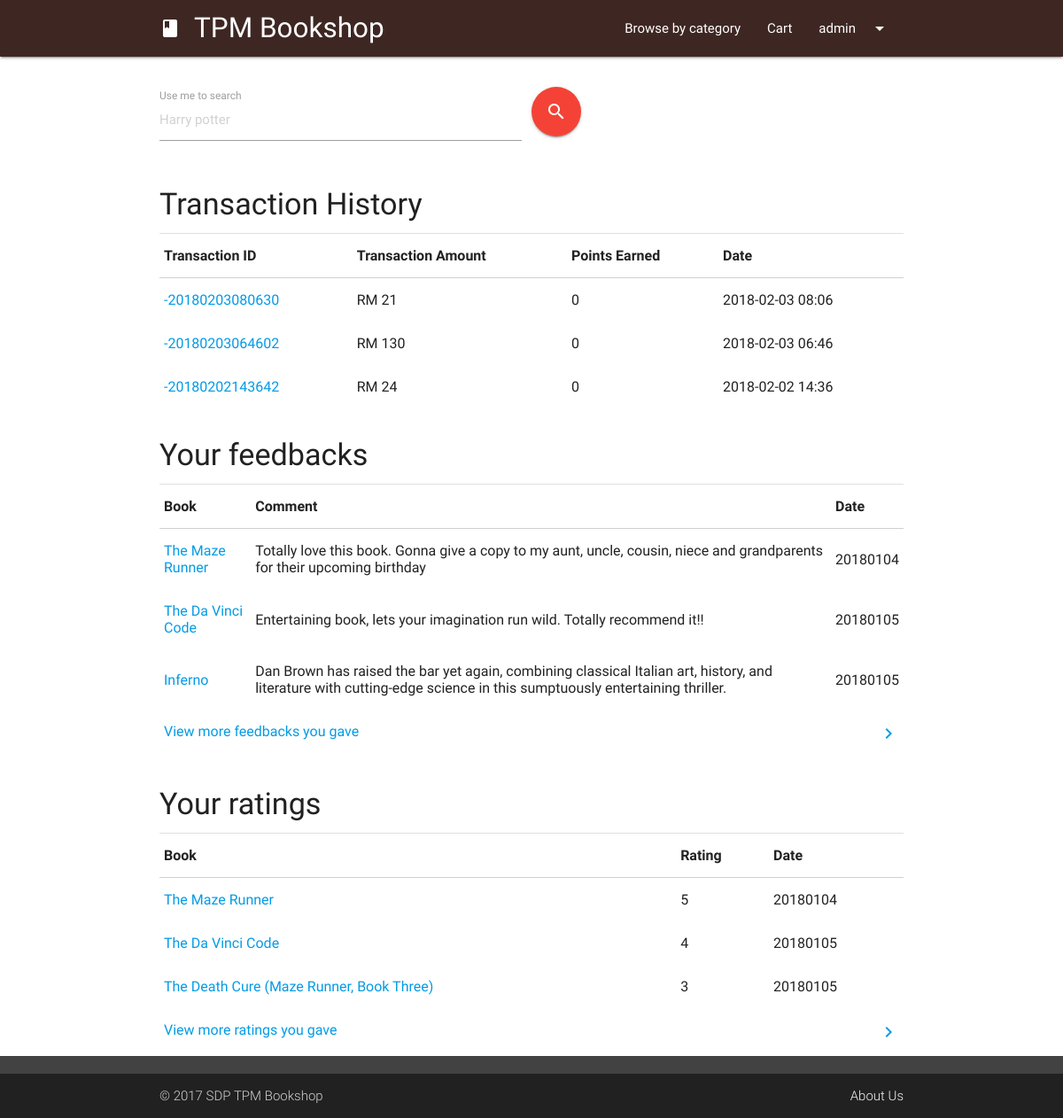
Before: /history.php (signed in) with the older database file.
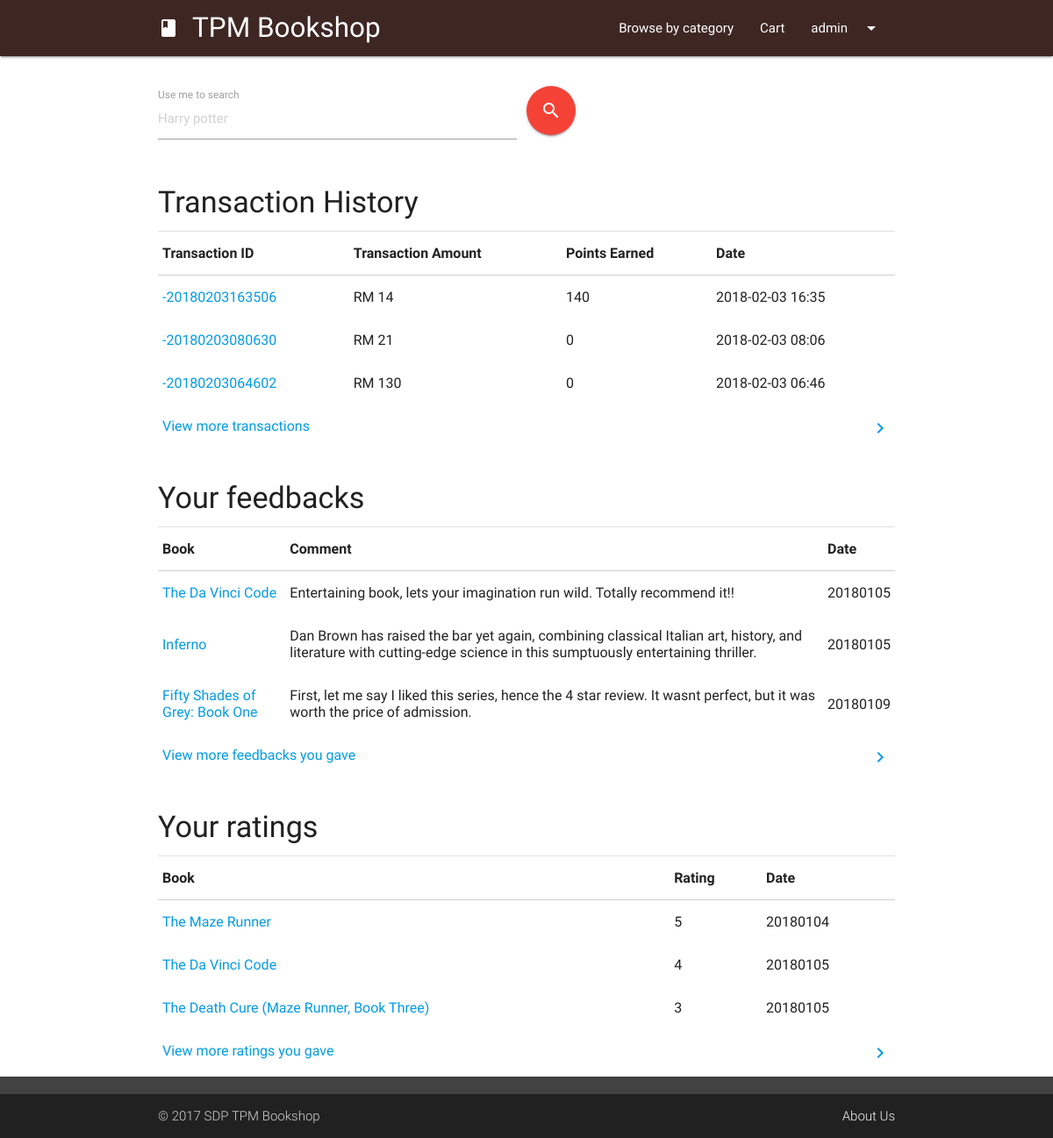
After: the same page with the newer database file.
### tables this page shows
CREATE TABLE `transaction` (
  `transactionID` varchar(255) NOT NULL,
  `transactionUser` varchar(255) NOT NULL,
  `transactionTotal` int(255) NOT NULL,
  `transactionPoint` int(11) NOT NULL,
  `transactionCard` int(11) NOT NULL,
  `transactionDate` varchar(50) NOT NULL
);

CREATE TABLE `bookcomment` (
  `ratingID` int(11) NOT NULL,
  `bookISBN` varchar(255) NOT NULL,
  `username` varchar(255) NOT NULL,
  `comments` text NOT NULL,
  `date` int(255) NOT NULL
);

CREATE TABLE `book` (
  `bookISBN` varchar(255) NOT NULL,
  `bookname` varchar(255) NOT NULL,
  `bookcategory` varchar(80) NOT NULL,
  `bookauthor` varchar(255) NOT NULL,
  `bookdesc` longtext NOT NULL,
  `bookprice` int(11) NOT NULL,
  `bookpages` int(11) NOT NULL,
  `bookpublisher` varchar(255) NOT NULL,
  `bookdateadd` int(11) NOT NULL,
  `bookthumbnail` varchar(255) NOT NULL,
  `bookQty` int(11) NOT NULL DEFAULT '0'
);

CREATE TABLE `bookrating` (
  `ratingID` int(11) NOT NULL,
  `bookISBN` varchar(255) NOT NULL,
  `username` varchar(255) NOT NULL,
  `rating` int(11) NOT NULL,
  `date` int(255) NOT NULL
);

### history.php (the view, shortened to what this page needs)
<?php session_start();
include "php/connect.php";
$currentUser = $_SESSION['tpmb-user'];
?>
<head>
	<link type="text/css" rel="stylesheet" href="css/materialize.min.css" media="screen,projection" />
	<link type="text/css" rel="stylesheet" href="css/tpmb.css" media="screen,projection" />
</head>
<body>
<?php
  include "ui/header.php";?>
  <main class="container">
    <div class="row margintop4">
			<?php include "ui/searchUI.php"; ?>
    </div>
    <h4 class="left-align col s12 m6 offset-m3 margintop4">Transaction History</h4>
    <div class="divider"></div>
    <table class="highlight responsive-table">
      <thead>
        <tr><th>Transaction ID</th><th>Transaction Amount</th><th>Points Earned</th><th>Date</th></tr>
      </thead>
      <tbody>
		<?php
    $userTransactionArray=mysqli_query($conn,"SELECT * FROM transaction WHERE transactionUser = '$currentUser' ORDER BY transactionDate DESC LIMIT 3");
    $userTransactionCount=mysqli_query($conn,"SELECT * FROM transaction WHERE transactionUser = '$currentUser'");
    while($userTransaction = mysqli_fetch_array($userTransactionArray)){
			$ti = strstr($userTransaction['transactionID'],'-2'); ?>
          <tr>
            <td><a target="_blank" href="transaction-slip.php?transID=<?php echo $ti; ?>"><?php echo $ti; ?></a></td>
            <td>RM <?php echo $userTransaction['transactionTotal']; ?></td>
            <td><?php echo $userTransaction['transactionPoint']; ?></td>
            <td><?php echo $userTransaction['transactionDate']; ?></td>
          </tr>
      <?php } if(mysqli_num_rows($userTransactionCount) > 3){
        echo "<tr><td colspan='4'><a href='transaction-more.php'><i class='material-icons right'>chevron_right</i>View more transactions</a></td></tr>";
      } ?>
      </tbody>
    </table>
    <h4 class="left-align col s12 m6 offset-m3 margintop4">Your feedbacks</h4>
    <div class="divider"></div>
    <table class="highlight responsive-table">
      <thead>
        <tr><th>Book</th><th>Comment</th><th>Date</th></tr>
      </thead>
      <tbody>
		<?php
    $userFeedbackArray=mysqli_query($conn,"SELECT * FROM bookcomment AS bc, book AS b WHERE bc.username = '$currentUser' AND bc.bookISBN=b.bookISBN LIMIT 3");
    $userFeedbackCount=mysqli_query($conn,"SELECT * FROM bookcomment AS bc, book AS b WHERE bc.username = '$currentUser' AND bc.bookISBN=b.bookISBN");
    while($userFeedback = mysqli_fetch_array($userFeedbackArray)){ ?>
          <tr>
            <td><a target="_blank" href="book.php?bookid=<?php echo $userFeedback['bookISBN']; ?>"><?php echo $userFeedback['bookname']; ?></a></td>
            <td><?php echo $userFeedback['comments']; ?></td>
            <td><?php echo $userFeedback['date']; ?></td>
          </tr>
      <?php } if(mysqli_num_rows($userFeedbackCount) > 3){
        echo "<tr><td colspan='3'><a href='history-more.php?action=feedbacks'><i class='material-icons right'>chevron_right</i>View more feedbacks you gave</a></td></tr>";
      } ?>
      </tbody>
    </table>
    <h4 class="left-align col s12 m6 offset-m3 margintop4">Your ratings</h4>
    <div class="divider"></div>
    <table class="highlight responsive-table">
      <thead>
        <tr>
            <th>Book</th>
            <th>Rating</th>
            <th>Date</th>
        </tr>
      </thead>
      <tbody>
		<?php
    $userRatingArray=mysqli_query($conn,"SELECT * FROM bookrating AS br, book AS b WHERE br.username = '$currentUser' AND br.bookISBN=b.bookISBN LIMIT 3");
    $userRatingCount=mysqli_query($conn,"SELECT * FROM bookrating AS br, book AS b WHERE br.username = '$currentUser' AND br.bookISBN=b.bookISBN");
    while($userRating = mysqli_fetch_array($userRatingArray)){ ?>
          <tr>
            <td><a target="_blank" href="book.php?bookid=<?php echo $userRating['bookISBN']; ?>"><?php echo $userRating['bookname']; ?></a></td>
            <td><?php echo $userRating['rating']; ?></td>
            <td><?php echo $userRating['date']; ?></td>
          </tr>
      <?php } if(mysqli_num_rows($userRatingCount) > 3){
        echo "<tr><td colspan='3'><a href='history-more.php?action=rating'><i class='material-icons right'>chevron_right</i>View more ratings you gave</a></td></tr>";
      } ?>
      </tbody>
    </table>
  </main>
</body>

### ui/header.php (shortened to what this page needs)
<header>
      <nav class="top-nav">
        <div class="nav-wrapper brown darken-4">
          <div class="container">
          <a href="index.php" class="brand-logo header col s12 m10 offset-m1"><i class="material-icons">book</i>TPM Bookshop</a>
          <ul class="right hide-on-med-and-down">
            <li><a href="category.php">Browse by category</a></li>
            <?php if(isset($_SESSION['tpmb-user'])){ ?>
              <li><a class="modal-trigger" href="#cartPopup" onclick="updateCart()">Cart</a></li>
              <li><a class="dropdown-button" data-belowOrigin="true" data-alignment="right" data-constrainWidth="false" data-activates="userDropdown"><?php echo $_SESSION['tpmb-user']; ?><i class="material-icons right">arrow_drop_down</i></a></li>
            <?php } ?>
          </ul>
          </div>
        </div>
      </nav>
</header>

### ui/searchUI.php
<form action="search.php" method="GET">
  <span>
    <div class="input-field col s12 m8 l6">
      <input placeholder="Harry potter" id="searchterm" type="text" class="validate" name="searchterm">
      <label for="searchterm">Use me to search</label>
    </div>
    <button type="submit" class="btn-floating btn-large waves-effect waves-light red"><i class="material-icons">search</i></button>
  </span>
</form>

### css/tpmb.css (style rules this page uses)
body { display: flex; min-height: 100vh; flex-direction: column; }
main { flex: 1 0 auto; }
.margintop4 { margin-top : 4%; }

Changed rows visible on the page:
no longer on this page (row unchanged): transaction: transactionID "-20180202143642", transactionTotal "24", transactionPoint "0", transactionDate "2018-02-02 14:36"
removed bookcomment: book.bookname "The Maze Runner", comments "Totally love this book. Gonna give a copy to my aunt, uncle, cousin, niece and grandparents for their upcoming birthday", date "20180104"
added transaction: transactionID "-20180203163506", transactionTotal "14", transactionPoint "140", transactionDate "2018-02-03 16:35"
now on this page (row unchanged): bookcomment: book.bookname "Fifty Shades of Grey: Book One", comments "First, let me say I liked this series, hence the 4 star review. It wasnt perfect, but it was worth the price of admission.", date "20180109"
Other visible differences:
text now shown: "View more transactions"
